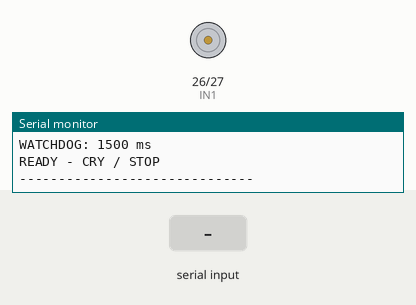
Simulated run of this sketch. Board: ESP32. Parts: motor-driver pin pairs drawn as motors (green arrow = first pin HIGH = forward, orange = second pin HIGH = backward, longer = more drive, scaled by the enable pin), the last lines printed to the serial monitor. The test bench sets the inputs (shaded band).

Above: at 1.2 s.
1.3 s: "CRY\n" received over Serial
At 1.36 s:
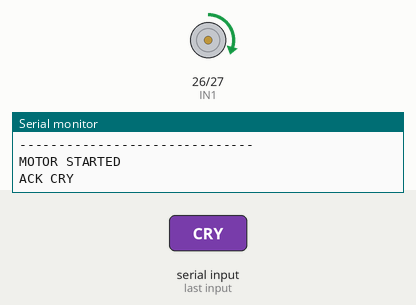
4.3 s: "STOP\n" received over Serial
5.8 s: "1\n" received over Serial
Timing chart, 0 to 8.8 s (numbered marks = the images above; inputs shaded):
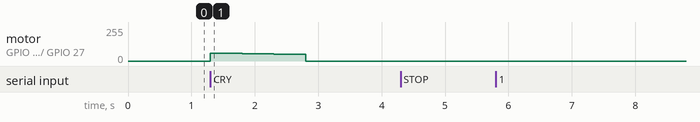

The sketch:

esp32_watchdog.ino
```cpp
/*
  TWIRLYTUNES - FINAL ESP32 MOTOR CONTROLLER

  Hardware:
    ESP32 GPIO26 -> L298N IN1
    ESP32 GPIO27 -> L298N IN2
    ESP32 GPIO25 -> L298N ENA
    ESP32 GND    -> L298N GND

  Communication:
    Raspberry Pi -> ESP32 via USB serial
    Baud rate: 115200

  Commands:
    CRY  -> Start motor / keep motor running
    STOP -> Stop motor immediately

  Motor behavior:
    Start PWM = 80
    Run PWM   = 55
    Ramp time = 1500 ms

  Safety:
    Motor OFF at startup
    Motor OFF if serial commands stop arriving
    Motor OFF on invalid commands

  Arduino-ESP32 core 3.x
*/

#include <Arduino.h>

// ---------------- PIN CONFIGURATION ----------------

constexpr int IN1 = 26;
constexpr int IN2 = 27;
constexpr int ENA = 25;

// ---------------- MOTOR SETTINGS ----------------

constexpr int START_PWM = 60;
constexpr int RUN_PWM = 48;

constexpr unsigned long RAMP_DURATION_MS = 1500;

// Raspberry Pi sends CRY approximately every 500 ms.
// Stop motor if commands stop arriving.
constexpr unsigned long WATCHDOG_MS = 1500;

// ---------------- PWM SETTINGS ----------------

constexpr int PWM_FREQUENCY = 1200;
constexpr int PWM_RESOLUTION = 8;

// ---------------- MOTOR STATE ----------------

bool motorRunning = false;

unsigned long motorStartTime = 0;
unsigned long lastCryCommand = 0;

// ---------------- STOP MOTOR ----------------

void stopMotor() {
  ledcWrite(ENA, 0);

  digitalWrite(IN1, LOW);
  digitalWrite(IN2, LOW);

  motorRunning = false;

  Serial.println("MOTOR STOPPED");
}

// ---------------- START MOTOR ----------------

void startMotor() {
  digitalWrite(IN1, HIGH);
  digitalWrite(IN2, LOW);

  motorStartTime = millis();
  lastCryCommand = motorStartTime;

  motorRunning = true;

  ledcWrite(ENA, START_PWM);

  Serial.println("MOTOR STARTED");
}

// ---------------- UPDATE MOTOR SPEED ----------------

void updateMotorSpeed() {
  if (!motorRunning) {
    return;
  }

  unsigned long now = millis();

  // Safety timeout
  if (now - lastCryCommand >= WATCHDOG_MS) {
    stopMotor();
    Serial.println("WATCHDOG TIMEOUT");
    return;
  }

  unsigned long elapsed = now - motorStartTime;

  int pwm;

  if (elapsed >= RAMP_DURATION_MS) {
    pwm = RUN_PWM;
  }
  else {
    pwm = START_PWM -
      ((START_PWM - RUN_PWM) * elapsed) /
      RAMP_DURATION_MS;
  }

  ledcWrite(ENA, pwm);
}

// ---------------- PROCESS SERIAL COMMAND ----------------

void processCommand(String command) {
  command.trim();
  command.toUpperCase();

  if (command == "CRY") {

    lastCryCommand = millis();

    // Do not restart ramp for repeated CRY commands
    if (!motorRunning) {
      startMotor();
    }

    Serial.println("ACK CRY");
  }
  else if (command == "STOP") {
    stopMotor();
    Serial.println("ACK STOP");
  }
  else {
    stopMotor();
    Serial.println("INVALID COMMAND");
  }
}

// ---------------- SETUP ----------------

void setup() {
  Serial.begin(115200);
  Serial.setTimeout(50);

  pinMode(IN1, OUTPUT);
  pinMode(IN2, OUTPUT);

  digitalWrite(IN1, LOW);
  digitalWrite(IN2, LOW);

  // Arduino-ESP32 core 3.x
  if (!ledcAttach(ENA, PWM_FREQUENCY, PWM_RESOLUTION)) {
    Serial.println("ERROR: PWM SETUP FAILED");

    while (true) {
      digitalWrite(IN1, LOW);
      digitalWrite(IN2, LOW);
      delay(100);
    }
  }

  stopMotor();

  Serial.println("------------------------------");
  Serial.println("TWIRLYTUNES MOTOR CONTROLLER");
  Serial.println("START PWM: 80");
  Serial.println("RUN PWM: 55");
  Serial.println("RAMP: 1500 ms");
  Serial.println("WATCHDOG: 1500 ms");
  Serial.println("READY - CRY / STOP");
  Serial.println("------------------------------");
}

// ---------------- MAIN LOOP ----------------

void loop() {

  // Receive Raspberry Pi commands
  if (Serial.available() > 0) {
    String command = Serial.readStringUntil('\n');

    processCommand(command);
  }

  // Update motor speed without blocking
  updateMotorSpeed();
}
```

Measured:
- after the input at 1.3 s, motor on GPIO 26 (IN1) / GPIO 27 (IN2): stopped → forward 60/255 at once, → forward 59/255 0.12 s later, → forward 58/255 0.12 s later, → forward 57/255 0.13 s later, … (13 changes in this stretch)
